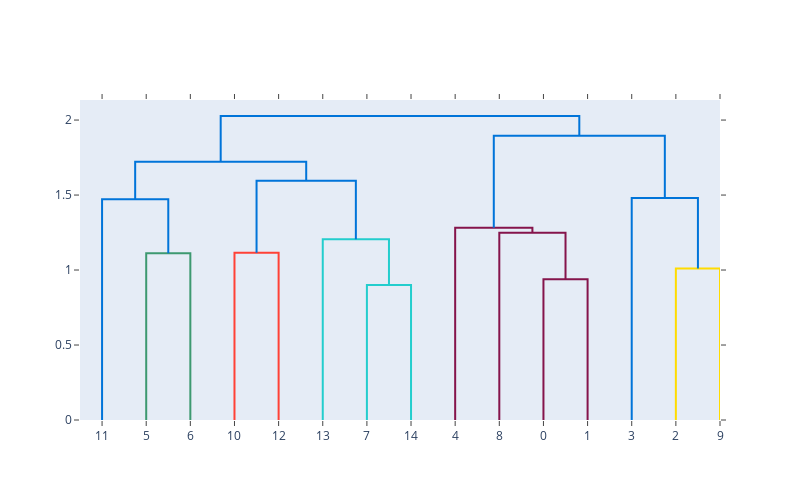

The cell this chart's notebook holds for it:
### Markdown cell above
<div style="border: 3px dashed white; padding: 10px;"> 
<h3>Observations</h3>

Boxen plots seem useful to me if I need to know the shape of the distribution of a dataset. 
This is actually quite useful!

</div>

### Code cell
# Trying out dendograms. This time I used a random seed as shown from
# an example online. 
import plotly.figure_factory as ff
np.random.seed(1)

X = np.random.rand(15, 12) # 15 samples, with 12 dimensions each
fig = ff.create_dendrogram(X)
fig.update_layout(width=800, height=500)
fig.show()

### Figure 1 — Plotly figure (JSON) as saved in the notebook; plotly's stock layout.template omitted (floating-point values rounded to 4 significant figures)
{"data": [{"hoverinfo": "text", "marker": {"color": "rgb(61,153,112)"}, "mode": "lines", "type": "scatter", "x": [15.0, 15.0, 25.0, 25.0], "xaxis": "x", "y": [0.0, 1.112, 1.112, 0.0], "yaxis": "y"}, {"hoverinfo": "text", "marker": {"color": "rgb(0,116,217)"}, "mode": "lines", "type": "scatter", "x": [5.0, 5.0, 20.0, 20.0], "xaxis": "x", "y": [0.0, 1.471, 1.471, 1.112], "yaxis": "y"}, {"hoverinfo": "text", "marker": {"color": "rgb(255,65,54)"}, "mode": "lines", "type": "scatter", "x": [35.0, 35.0, 45.0, 45.0], "xaxis": "x", "y": [0.0, 1.115, 1.115, 0.0], "yaxis": "y"}, {"hoverinfo": "text", "marker": {"color": "rgb(35,205,205)"}, "mode": "lines", "type": "scatter", "x": [65.0, 65.0, 75.0, 75.0], "xaxis": "x", "y": [0.0, 0.9006, 0.9006, 0.0], "yaxis": "y"}, {"hoverinfo": "text", "marker": {"color": "rgb(35,205,205)"}, "mode": "lines", "type": "scatter", "x": [55.0, 55.0, 70.0, 70.0], "xaxis": "x", "y": [0.0, 1.206, 1.206, 0.9006], "yaxis": "y"}, {"hoverinfo": "text", "marker": {"color": "rgb(0,116,217)"}, "mode": "lines", "type": "scatter", "x": [40.0, 40.0, 62.5, 62.5], "xaxis": "x", "y": [1.115, 1.596, 1.596, 1.206], "yaxis": "y"}, {"hoverinfo": "text", "marker": {"color": "rgb(0,116,217)"}, "mode": "lines", "type": "scatter", "x": [12.5, 12.5, 51.25, 51.25], "xaxis": "x", "y": [1.471, 1.722, 1.722, 1.596], "yaxis": "y"}, {"hoverinfo": "text", "marker": {"color": "rgb(133,20,75)"}, "mode": "lines", "type": "scatter", "x": [105.0, 105.0, 115.0, 115.0], "xaxis": "x", "y": [0.0, 0.9379, 0.9379, 0.0], "yaxis": "y"}, {"hoverinfo": "text", "marker": {"color": "rgb(133,20,75)"}, "mode": "lines", "type": "scatter", "x": [95.0, 95.0, 110.0, 110.0], "xaxis": "x", "y": [0.0, 1.249, 1.249, 0.9379], "yaxis": "y"}, {"hoverinfo": "text", "marker": {"color": "rgb(133,20,75)"}, "mode": "lines", "type": "scatter", "x": [85.0, 85.0, 102.5, 102.5], "xaxis": "x", "y": [0.0, 1.281, 1.281, 1.249], "yaxis": "y"}, {"hoverinfo": "text", "marker": {"color": "rgb(255,220,0)"}, "mode": "lines", "type": "scatter", "x": [135.0, 135.0, 145.0, 145.0], "xaxis": "x", "y": [0.0, 1.01, 1.01, 0.0], "yaxis": "y"}, {"hoverinfo": "text", "marker": {"color": "rgb(0,116,217)"}, "mode": "lines", "type": "scatter", "x": [125.0, 125.0, 140.0, 140.0], "xaxis": "x", "y": [0.0, 1.48, 1.48, 1.01], "yaxis": "y"}, {"hoverinfo": "text", "marker": {"color": "rgb(0,116,217)"}, "mode": "lines", "type": "scatter", "x": [93.75, 93.75, 132.5, 132.5], "xaxis": "x", "y": [1.281, 1.895, 1.895, 1.48], "yaxis": "y"}, {"hoverinfo": "text", "marker": {"color": "rgb(0,116,217)"}, "mode": "lines", "type": "scatter", "x": [31.88, 31.88, 113.1, 113.1], "xaxis": "x", "y": [1.722, 2.027, 2.027, 1.895], "yaxis": "y"}], "layout": {"autosize": false, "height": 500, "hovermode": "closest", "showlegend": false, "width": 800, "xaxis": {"mirror": "allticks", "rangemode": "tozero", "showgrid": false, "showline": true, "showticklabels": true, "tickmode": "array", "ticks": "outside", "ticktext": ["11", "5", "6", "10", "12", "13", "7", "14", "4", "8", "0", "1", "3", "2", "9"], "tickvals": [5, 15, 25, 35, 45, 55, 65, 75, 85, 95, 105, 115, 125, 135, 145], "type": "linear", "zeroline": false}, "yaxis": {"mirror": "allticks", "rangemode": "tozero", "showgrid": false, "showline": true, "showticklabels": true, "ticks": "outside", "type": "linear", "zeroline": false}}}
